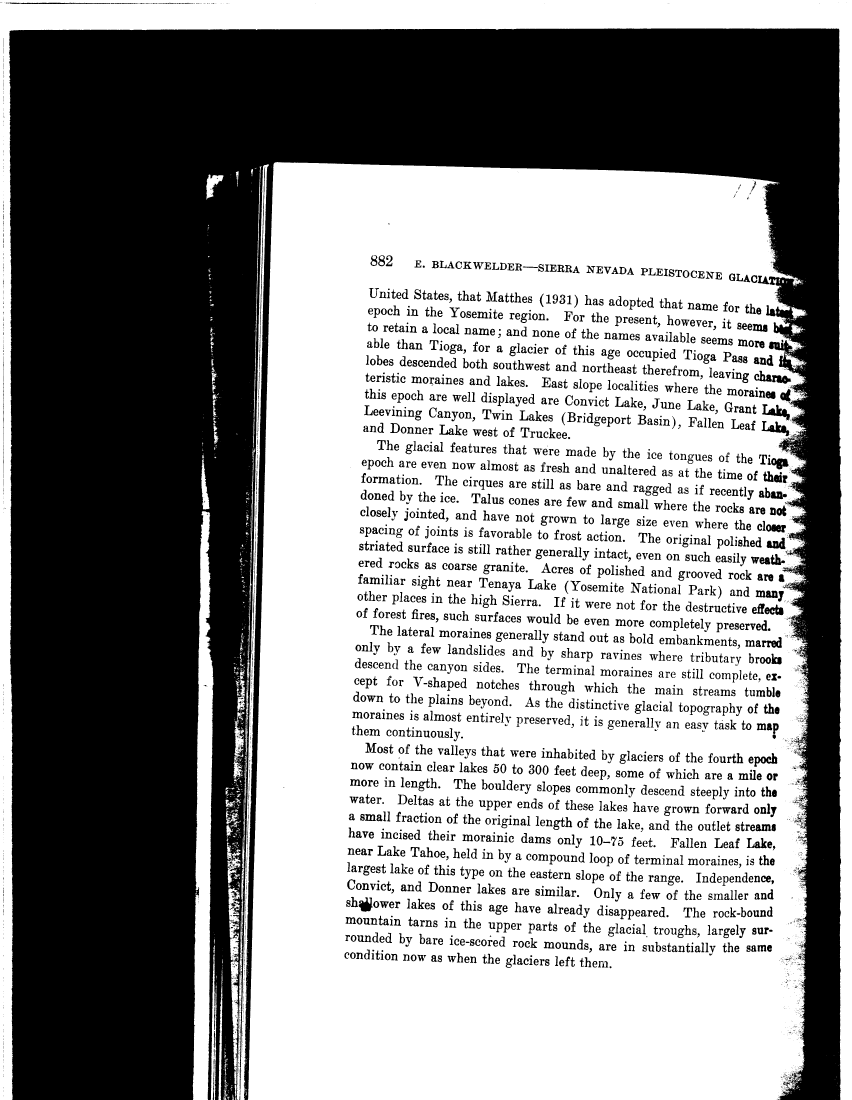
#> input picture tools/samples/1170_019.4B.tif, 3408 x 4400 px (shown at 1/4 size)
$ python view_lines.py ../samples/1170_019.4B.tif   (Python 2 division)
#> lines starting #> are read from the running program, lines starting #| are printed output that depends on the picture; after the words box and inside, x2 and y2 are one past the last pixel; in counts of white or black regions, pixels touching at a corner belong together
#!/home/thiagopx/anaconda2/bin/python
import sys
import matplotlib.pyplot as plt
import matplotlib.patches as patches
import cv2
import numpy as np

fig = plt.figure(figsize=(12, 12), dpi=300)
ax = fig.add_subplot(111)

# Open test image
assert len(sys.argv) > 1
img = cv2.imread(sys.argv[1], 0)
#> img: shape (4400, 3408); 55.2% white; 5529 black regions (2978 under 20 px), largest, box (x1, y1, x2, y2) and area: (36, 114, 3366, 4400) 5960209, (3049, 1617, 3160, 1681) 2734, (3046, 1684, 3158, 1745) 2498
print img.shape, img.dtype
#| (4400, 3408) uint8
#print np.unique(img), img.dtype
img = cv2.medianBlur(img, 5)
#> img: shape (4400, 3408); 55.4% white; 2846 black regions (219 under 20 px), largest, box (x1, y1, x2, y2) and area: (37, 114, 3366, 4400) 5972283, (3017, 1483, 3163, 1535) 3075, (3049, 1617, 3160, 1680) 2743
th3 = cv2.adaptiveThreshold(img, 255, cv2.ADAPTIVE_THRESH_GAUSSIAN_C,\
            cv2.THRESH_BINARY, 11, 2)
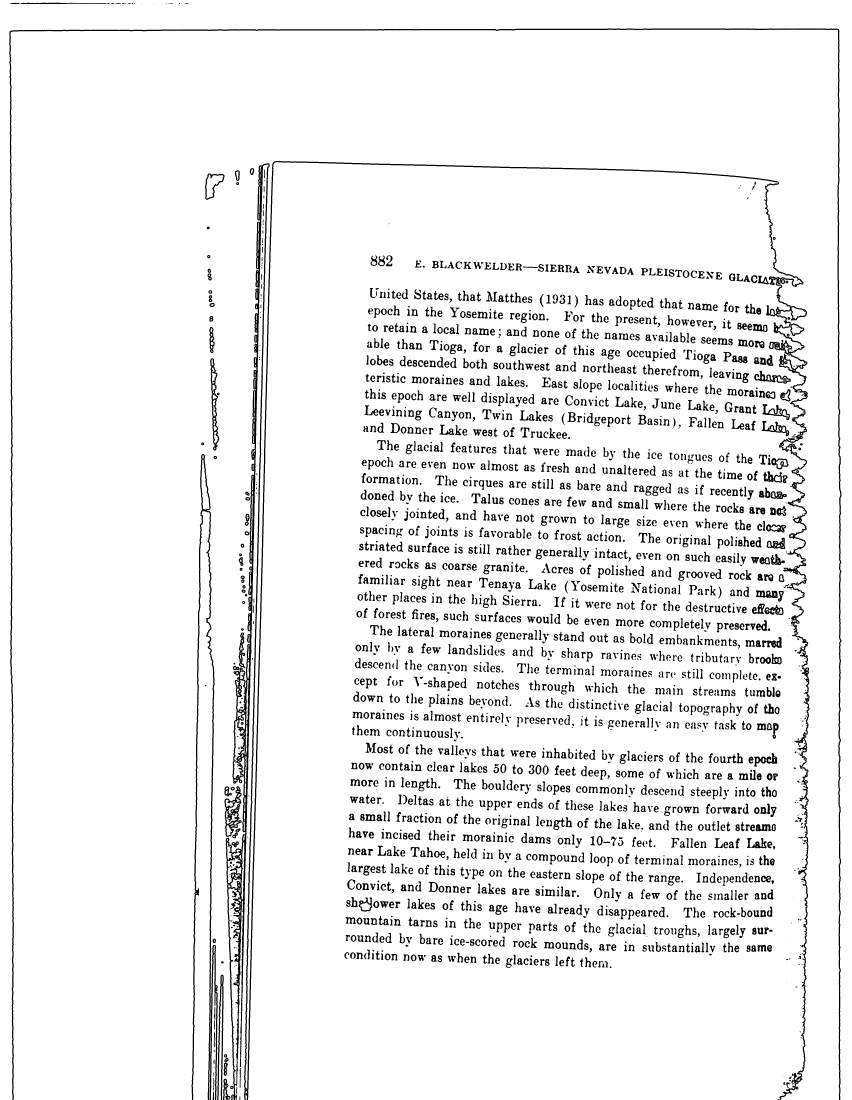
#> th3: shape (4400, 3408) (shown at 1/4 size); 93.4% white; 2906 black regions (219 under 20 px), largest, box (x1, y1, x2, y2) and area: (903, 644, 3239, 4400) 158236, (37, 114, 3366, 4400) 58502, (766, 1816, 871, 4400) 32608
print th3
#> (printed output is left out)
ax.imshow(img, cmap=plt.get_cmap('gray'))

hph = np.logical_not(img).sum(axis=1)
#> hph = 4400 values, max 3321 at index 179, min 0 at index 0, mean 1520.6
print hph.sum()
#| 6690751
lines = hph > 0.15*img.shape[1]
bounded_lines = np.pad(lines, mode='constant', pad_width=1, constant_values=0).astype(np.int8)
#> bounded_lines = 4402 values, max 1 at index 115, min 0 at index 0, mean 0.974
diffs = np.diff(bounded_lines)
#> diffs = 4401 values, max 1 at index 114, min -1 at index 4400, mean 0
lines_starts = np.where(diffs == 1)[0]
#> lines_starts = [114]
lines_ends = np.where(diffs == -1)[0] - 1
#> lines_ends = [4399]

print lines_starts
#| [114]
print lines_ends
#| [4399]

for a, b in zip(lines_starts, lines_ends):
    print a, b

#    for i, (im, box, _, _) in enumerate(boxes):
    ax.add_patch(
        patches.Rectangle(
            (0, a), img.shape[1], b - a + 1,
            facecolor=[1, 0, 0, 0.5], edgecolor='none'
        )
    )
#> this loop made 1 pass
#> (a, b) on pass 1: (114, 4399)
#| 114 4399

ax.axis('off')
plt.show()
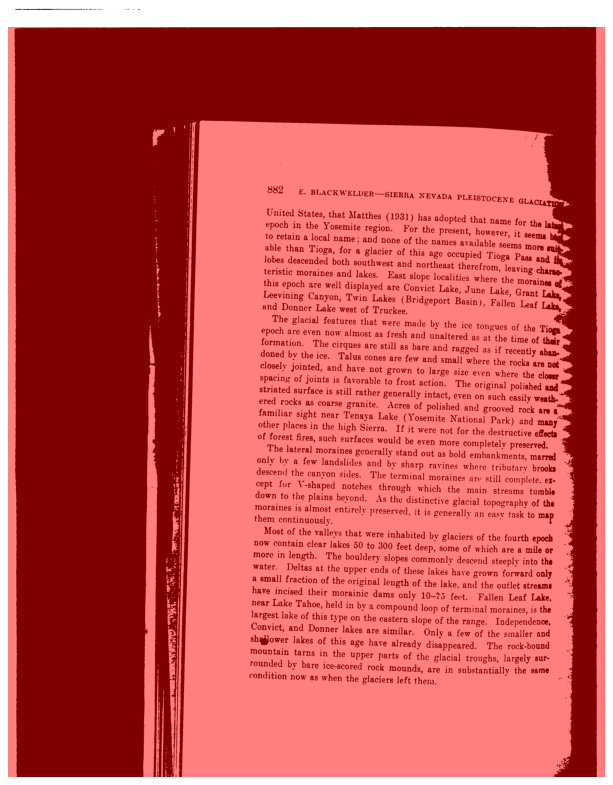
#> figure drawn by matplotlib, 1 panel


# [29 lines of commented-out code are left out]

$ run again, on tools/samples/9411_016.4B.tif
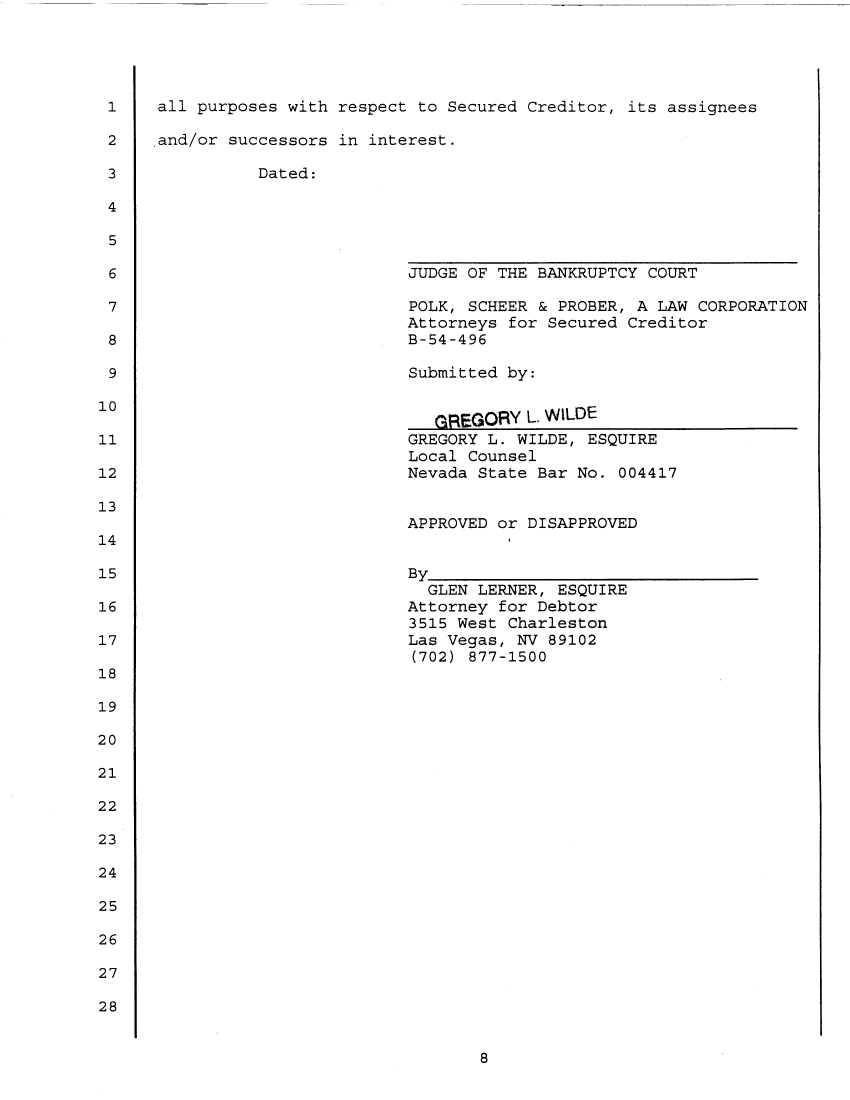
#> input picture tools/samples/9411_016.4B.tif, 3400 x 4400 px (shown at 1/4 size)
#| (4400, 3400) uint8
#> th3: shape (4400, 3400); 98% white; 440 black regions (9 under 20 px), largest, box (x1, y1, x2, y2) and area: (533, 262, 548, 4153) 34661, (3270, 274, 3288, 4143) 24241, (1632, 1657, 3191, 1720) 12074
#> (printed output is left out)
#> hph = 4400 values, max 1573 at index 1051, min 0 at index 0, mean 66.51
#| 292652
#> bounded_lines = 4402 values, max 1 at index 417, min 0 at index 0, mean 0.02
#> diffs = 4401 values, max 1 at index 416, min -1 at index 424, mean 0
#> lines_starts = 18 values from 416 to 2315
#> lines_ends = 18 values from 423 to 2321
#| [ 416  427  439  551  575 1049 1072 1106 1205 1238 1281 1305 1713 1738
#|  1772 1906 2075 2315]
#| [ 423  432  446  553  577 1054 1076 1109 1209 1243 1284 1309 1719 1740
#|  1775 1908 2075 2321]
#> the loop `for a, b in zip(lines_starts, lines_ends):` made 18 passes
#> (a, b) on passes 1 to 8: (416, 423), (427, 432), (439, 446), (551, 553), (575, 577), (1049, 1054), (1072, 1076), (1106, 1109)
#> (printed output is left out)
#> `plt.show()`:
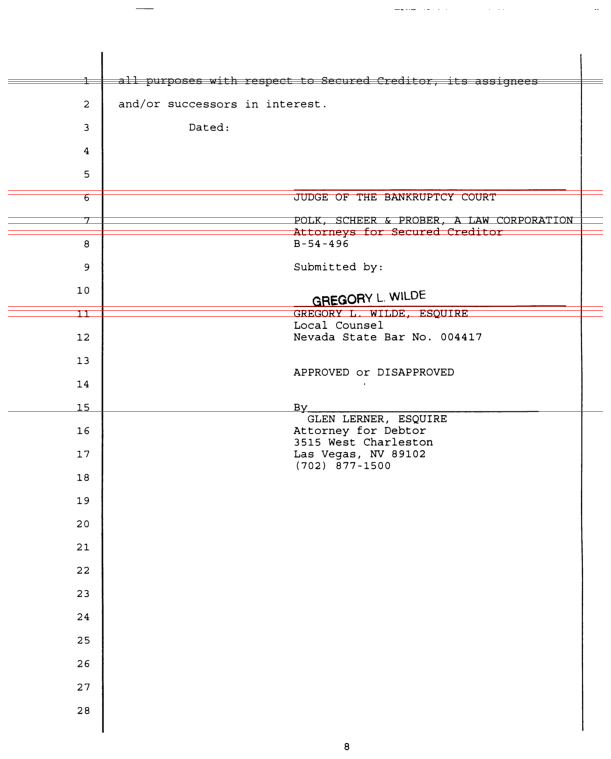
#> figure drawn by matplotlib, 1 panel
